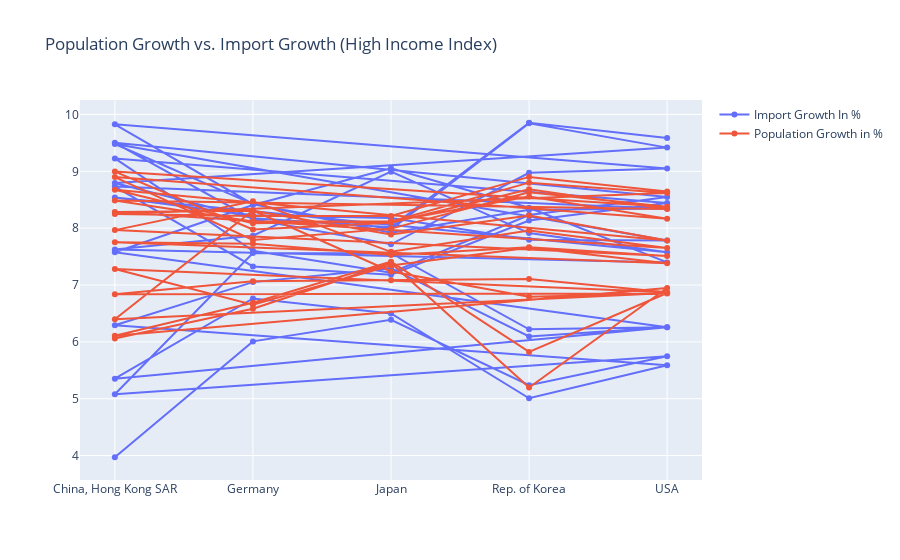
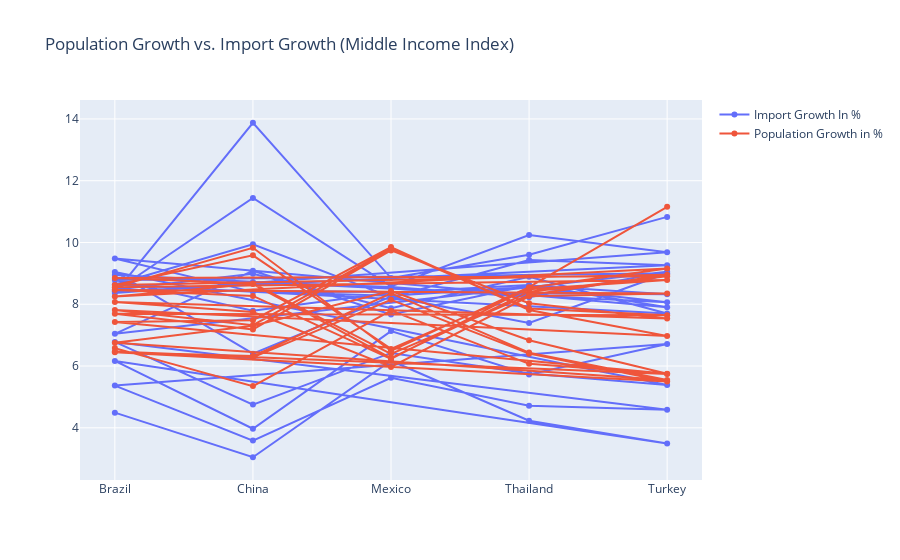
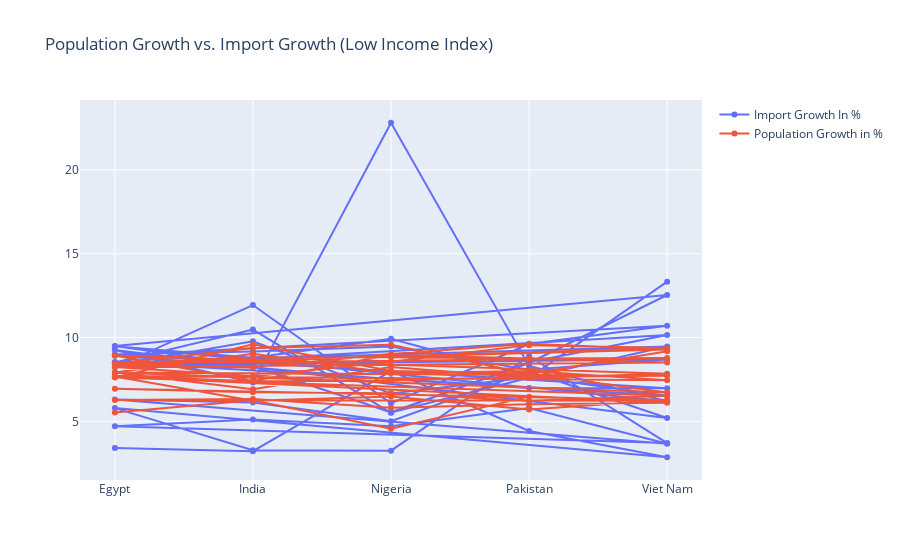

These figures' notebook cell, in order:
### Markdown cell above
## Link for Embedding
* https://plotly.com/~idaShobs/10/

### Code cell
def show_per_cat(df_agg):
    cat_dict = {'High':cat_1, 'Middle':cat_2, 'Low':cat_3}
    for key, values in cat_dict.items():
        data_Frame2 = df_agg[df_agg['Reporter'].isin(values)]
        data2=go.Scatter(x=data_Frame2['Reporter'],y=data_Frame2['Population_growth'], name="Population Growth in %", mode="lines + markers") 
        data1=go.Scatter(x=data_Frame2['Reporter'],y=data_Frame2['Import_growth'],name="Import Growth In %",mode="lines + markers")
        mydata = [data1, data2]
        mylayout = go.Layout( title=f"Population Growth vs. Import Growth ({key} Income Index)")
        fig = go.Figure(data=mydata, layout=mylayout)
        fig.show()
        py.plot(fig, filename = f'Pop_vs_Imp_growth_{key}', auto_open=False)

show_per_cat(data_Frame.copy())

### Figure 1 — Plotly figure (JSON) as saved in the notebook; plotly's stock layout.template omitted (floating-point values rounded to 4 significant figures)
{"data": [{"mode": "lines+markers", "name": "Import Growth In %", "type": "scatter", "x": ["China, Hong Kong SAR", "Germany", "Japan", "Rep. of Korea", "USA", "China, Hong Kong SAR", "Germany", "Japan", "Rep. of Korea", "USA", "China, Hong Kong SAR", "Germany", "Japan", "Rep. of Korea", "USA", "China, Hong Kong SAR", "Germany", "Japan", "Rep. of Korea", "USA", "China, Hong Kong SAR", "Germany", "Japan", "Rep. of Korea", "USA", "China, Hong Kong SAR", "Germany", "Japan", "Rep. of Korea", "USA", "China, Hong Kong SAR", "Germany", "Japan", "Rep. of Korea", "USA", "China, Hong Kong SAR", "Germany", "Japan", "Rep. of Korea", "USA", "China, Hong Kong SAR", "Germany", "Japan", "Rep. of Korea", "USA", "China, Hong Kong SAR", "Germany", "Japan", "Rep. of Korea", "USA", "China, Hong Kong SAR", "Germany", "Japan", "Rep. of Korea", "USA", "China, Hong Kong SAR", "Germany", "Japan", "Rep. of Korea", "USA", "China, Hong Kong SAR", "Germany", "Japan", "Rep. of Korea", "USA"], "y": [3.97, 6.009, 6.389, 5.238, 5.746, 5.079, 7.564, 7.56, 6.221, 6.258, 5.353, 6.764, 6.501, 5.008, 5.59, 6.292, 7.051, 7.296, 6.097, 6.255, 7.578, 8.408, 9.056, 8.36, 7.398, 7.626, 7.869, 8.993, 7.914, 7.578, 8.539, 8.229, 8.177, 7.798, 7.784, 9.481, 8.423, 7.92, 8.325, 8.348, 8.732, 7.327, 7.182, 8.135, 8.443, 9.228, 7.602, 7.215, 8.232, 8.547, 9.501, 8.158, 7.717, 8.974, 9.048, 9.827, 8.421, 7.977, 9.846, 9.417, 8.795, 8.174, 8.018, 9.855, 9.588]}, {"mode": "lines+markers", "name": "Population Growth in %", "type": "scatter", "x": ["China, Hong Kong SAR", "Germany", "Japan", "Rep. of Korea", "USA", "China, Hong Kong SAR", "Germany", "Japan", "Rep. of Korea", "USA", "China, Hong Kong SAR", "Germany", "Japan", "Rep. of Korea", "USA", "China, Hong Kong SAR", "Germany", "Japan", "Rep. of Korea", "USA", "China, Hong Kong SAR", "Germany", "Japan", "Rep. of Korea", "USA", "China, Hong Kong SAR", "Germany", "Japan", "Rep. of Korea", "USA", "China, Hong Kong SAR", "Germany", "Japan", "Rep. of Korea", "USA", "China, Hong Kong SAR", "Germany", "Japan", "Rep. of Korea", "USA", "China, Hong Kong SAR", "Germany", "Japan", "Rep. of Korea", "USA", "China, Hong Kong SAR", "Germany", "Japan", "Rep. of Korea", "USA", "China, Hong Kong SAR", "Germany", "Japan", "Rep. of Korea", "USA", "China, Hong Kong SAR", "Germany", "Japan", "Rep. of Korea", "USA", "China, Hong Kong SAR", "Germany", "Japan", "Rep. of Korea", "USA"], "y": [6.061, 6.584, 7.388, 5.197, 6.947, 6.108, 6.689, 7.411, 5.823, 6.86, 6.397, 8.312, 7.239, 6.793, 6.85, 6.839, 7.069, 7.084, 7.104, 6.874, 7.283, 6.652, 7.343, 7.657, 7.382, 7.75, 7.725, 7.526, 7.666, 7.509, 7.966, 8.473, 7.584, 7.961, 7.652, 8.286, 8.305, 7.888, 8.222, 7.783, 8.675, 8.088, 8.118, 8.556, 8.166, 8.899, 7.793, 7.992, 8.633, 8.378, 8.995, 7.977, 8.095, 8.685, 8.335, 8.489, 8.118, 8.118, 8.801, 8.62, 8.251, 8.216, 8.214, 8.902, 8.643]}], "layout": {"title": {"text": "Population Growth vs. Import Growth (High Income Index)"}}}

### Figure 2 — Plotly figure (JSON) as saved in the notebook; plotly's stock layout.template omitted (floating-point values rounded to 4 significant figures)
{"data": [{"mode": "lines+markers", "name": "Import Growth In %", "type": "scatter", "x": ["Brazil", "China", "Mexico", "Thailand", "Turkey", "Brazil", "China", "Mexico", "Thailand", "Turkey", "Brazil", "China", "Mexico", "Thailand", "Turkey", "Brazil", "China", "Mexico", "Thailand", "Turkey", "Brazil", "China", "Mexico", "Thailand", "Turkey", "Brazil", "China", "Mexico", "Thailand", "Turkey", "Brazil", "China", "Mexico", "Thailand", "Turkey", "Brazil", "China", "Mexico", "Thailand", "Turkey", "Brazil", "China", "Mexico", "Thailand", "Turkey", "Brazil", "China", "Mexico", "Thailand", "Turkey", "Brazil", "China", "Mexico", "Thailand", "Turkey", "Brazil", "China", "Mexico", "Thailand", "Turkey", "Brazil", "China", "Mexico", "Thailand", "Turkey"], "y": [4.491, 3.046, 6.171, 4.227, 3.489, 6.165, 3.969, 7.13, 5.726, 6.713, 5.367, 3.586, 5.619, 4.715, 4.586, 6.781, 4.752, 6.424, 5.757, 5.383, 9.047, 6.399, 8.246, 7.394, 9.004, 8.782, 7.79, 8.379, 8.62, 7.907, 9.481, 8.401, 8.273, 8.557, 8.066, 8.949, 8.725, 8.56, 8.228, 9.053, 7.044, 9.085, 7.667, 8.603, 8.321, 8.47, 8.988, 7.871, 8.893, 7.701, 8.642, 9.941, 8.23, 9.434, 9.264, 8.42, 11.44, 8.58, 10.24, 9.684, 8.362, 13.88, 8.849, 9.602, 10.83]}, {"mode": "lines+markers", "name": "Population Growth in %", "type": "scatter", "x": ["Brazil", "China", "Mexico", "Thailand", "Turkey", "Brazil", "China", "Mexico", "Thailand", "Turkey", "Brazil", "China", "Mexico", "Thailand", "Turkey", "Brazil", "China", "Mexico", "Thailand", "Turkey", "Brazil", "China", "Mexico", "Thailand", "Turkey", "Brazil", "China", "Mexico", "Thailand", "Turkey", "Brazil", "China", "Mexico", "Thailand", "Turkey", "Brazil", "China", "Mexico", "Thailand", "Turkey", "Brazil", "China", "Mexico", "Thailand", "Turkey", "Brazil", "China", "Mexico", "Thailand", "Turkey", "Brazil", "China", "Mexico", "Thailand", "Turkey", "Brazil", "China", "Mexico", "Thailand", "Turkey", "Brazil", "China", "Mexico", "Thailand", "Turkey"], "y": [6.58, 5.35, 7.793, 6.071, 5.745, 6.471, 6.28, 8.143, 6.401, 5.496, 6.443, 6.321, 8.353, 6.434, 5.551, 6.753, 7.301, 8.431, 6.835, 5.752, 7.428, 7.482, 9.85, 7.815, 6.971, 7.815, 7.324, 9.797, 7.861, 7.646, 7.696, 7.186, 9.744, 8.034, 7.536, 8.073, 7.747, 5.969, 8.258, 8.345, 8.462, 8.269, 6.228, 8.536, 9.156, 8.247, 8.652, 6.256, 8.408, 8.905, 8.852, 8.674, 6.395, 8.303, 8.955, 8.626, 9.585, 6.553, 8.489, 8.787, 8.555, 9.828, 6.488, 8.554, 11.16]}], "layout": {"title": {"text": "Population Growth vs. Import Growth (Middle Income Index)"}}}

### Figure 3 — Plotly figure (JSON) as saved in the notebook; plotly's stock layout.template omitted (floating-point values rounded to 4 significant figures)
{"data": [{"mode": "lines+markers", "name": "Import Growth In %", "type": "scatter", "x": ["Egypt", "India", "Nigeria", "Pakistan", "Viet Nam", "Egypt", "India", "Nigeria", "Pakistan", "Viet Nam", "Egypt", "India", "Nigeria", "Pakistan", "Viet Nam", "Egypt", "India", "Nigeria", "Pakistan", "Viet Nam", "Egypt", "India", "Nigeria", "Pakistan", "Viet Nam", "Egypt", "India", "Nigeria", "Pakistan", "Viet Nam", "Egypt", "India", "Nigeria", "Pakistan", "Viet Nam", "Egypt", "India", "Nigeria", "Pakistan", "Viet Nam", "Egypt", "India", "Nigeria", "Pakistan", "Viet Nam", "Egypt", "India", "Nigeria", "Pakistan", "Viet Nam", "Egypt", "India", "Nigeria", "Pakistan", "Viet Nam", "Egypt", "India", "Nigeria", "Pakistan", "Viet Nam", "Egypt", "India", "Nigeria", "Pakistan", "Viet Nam"], "y": [3.409, 3.219, 7.994, 4.425, 2.858, 5.79, 3.28, 3.251, 8.885, 3.706, 4.701, 5.111, 4.709, 5.797, 3.661, 6.307, 6.129, 5.004, 7.991, 5.204, 9.262, 7.311, 22.81, 8.301, 6.193, 9.486, 8.798, 9.925, 7.686, 6.524, 8.534, 8.205, 7.518, 6.991, 6.976, 9.004, 9.164, 9.464, 8.078, 8.697, 8.358, 9.777, 6.655, 7.624, 9.463, 8.511, 10.47, 5.51, 8.524, 10.15, 8.233, 11.94, 6.08, 9.615, 10.7, 8.916, 8.282, 5.541, 8.48, 12.54, 9.489, 8.311, 5.535, 7.602, 13.33]}, {"mode": "lines+markers", "name": "Population Growth in %", "type": "scatter", "x": ["Egypt", "India", "Nigeria", "Pakistan", "Viet Nam", "Egypt", "India", "Nigeria", "Pakistan", "Viet Nam", "Egypt", "India", "Nigeria", "Pakistan", "Viet Nam", "Egypt", "India", "Nigeria", "Pakistan", "Viet Nam", "Egypt", "India", "Nigeria", "Pakistan", "Viet Nam", "Egypt", "India", "Nigeria", "Pakistan", "Viet Nam", "Egypt", "India", "Nigeria", "Pakistan", "Viet Nam", "Egypt", "India", "Nigeria", "Pakistan", "Viet Nam", "Egypt", "India", "Nigeria", "Pakistan", "Viet Nam", "Egypt", "India", "Nigeria", "Pakistan", "Viet Nam", "Egypt", "India", "Nigeria", "Pakistan", "Viet Nam", "Egypt", "India", "Nigeria", "Pakistan", "Viet Nam", "Egypt", "India", "Nigeria", "Pakistan", "Viet Nam"], "y": [5.531, 6.261, 4.553, 6.474, 6.226, 6.279, 6.331, 5.805, 6.019, 6.116, 7.677, 6.233, 6.477, 5.706, 6.281, 6.95, 6.742, 6.673, 6.22, 6.524, 7.609, 9.593, 8.008, 7.842, 6.719, 7.907, 9.027, 7.869, 8.005, 7.447, 7.708, 7.399, 7.431, 7.66, 7.713, 7.916, 6.911, 8.246, 7.587, 7.833, 8.932, 7.412, 8.97, 8.747, 8.514, 8.237, 7.692, 8.562, 9.547, 9.371, 8.364, 8.209, 9.014, 9.626, 9.291, 8.436, 8.816, 8.827, 8.747, 8.782, 8.454, 9.374, 9.566, 7.819, 9.184]}], "layout": {"title": {"text": "Population Growth vs. Import Growth (Low Income Index)"}}}
